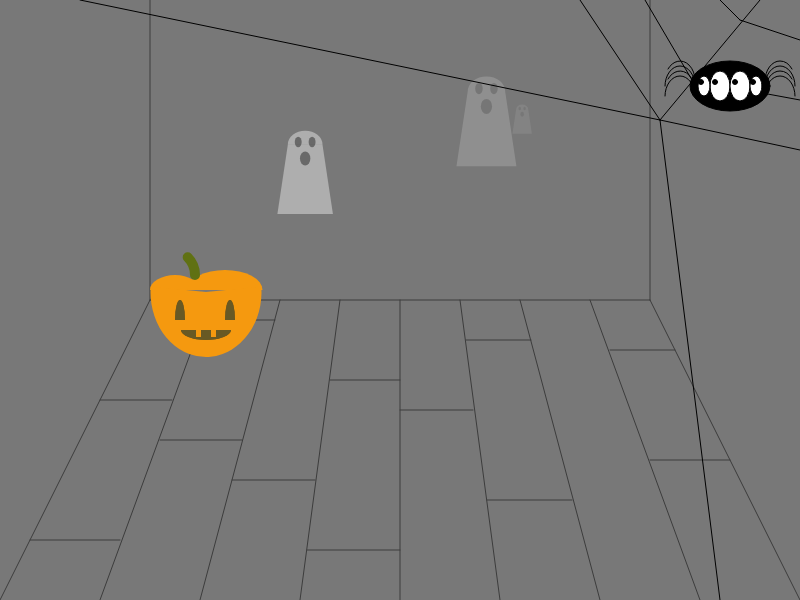
Frame 1 (no input)
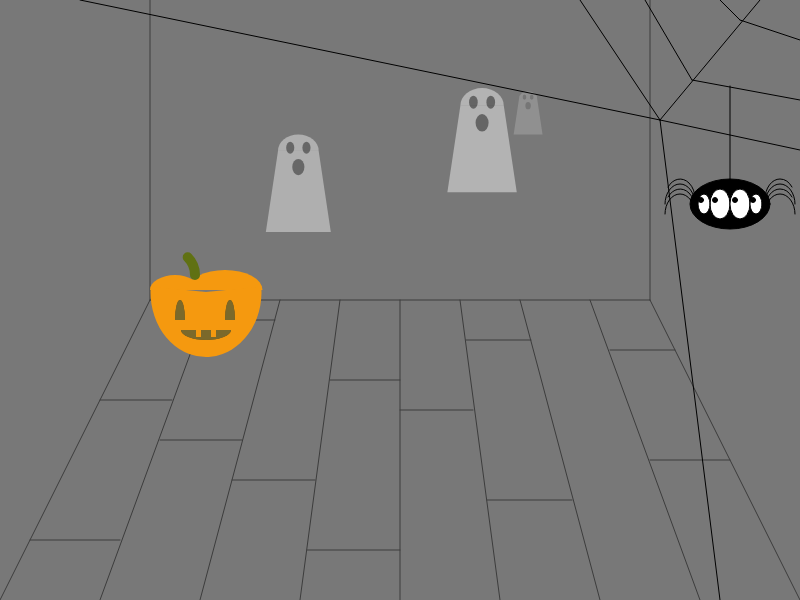
Frame 60 (no input)
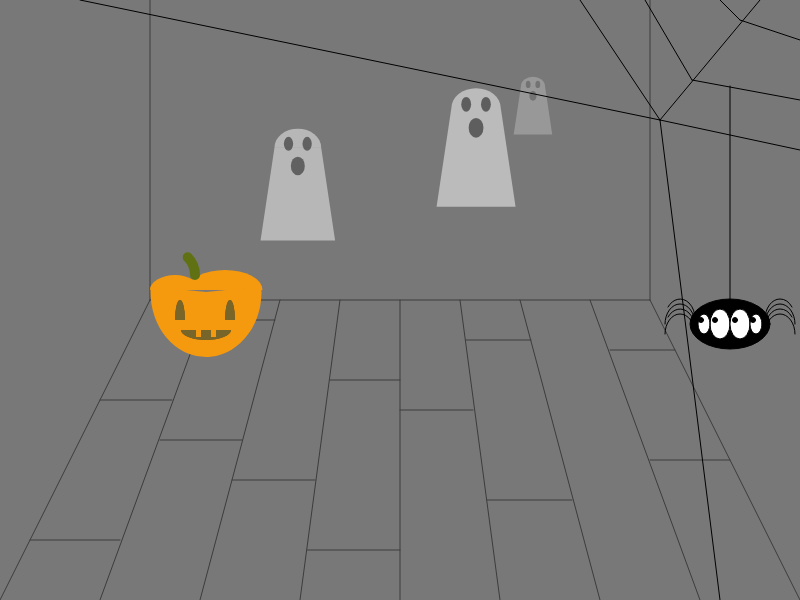
Frame 120 (the mouse pressed at the canvas centre since frame 60)

The p5.js sketch that drew these frames (run headless with seeded random() and noise() and a simulated clock; from frame 60 on, the mouse is pressed at the canvas centre):

// p5.js sketch
// ── sketch.js
let ghost1X, ghost1Y, ghost1Alpha, ghost1Scale;
let ghost2X, ghost2Y, ghost2Alpha, ghost2Scale;
let ghost3X, ghost3Y, ghost3Alpha, ghost3Scale;

const MIN_SPIDER_Y = 86;
const MAX_SPIDER_Y = 550;

let spiderX = 730;
let spiderY = MIN_SPIDER_Y;
let spiderSpeed = 2;

function setup() {
    createCanvas(800, 600);
    
    // Initial values for ghost 1
    ghost1X = random(200, 601);
    ghost1Y = random(50, 250);
    ghost1Scale = random(0.5);
    ghost1Alpha = random(0.5) * 255;

    // Initial values for ghost 2
    ghost2X = random(200, 601);
    ghost2Y = random(50, 250);
    ghost2Scale = random(0.5);
    ghost2Alpha = random(0.5) * 255;

    // Initial values for ghost 3
    ghost3X = random(200, 601);
    ghost3Y = random(50, 250);
    ghost3Scale = random(0.5);
    ghost3Alpha = random(0.5) * 255;
}

function draw() {
    // THE ROOM
    // lines for floor and walls worked out using free online graph paper
    background(120); 
    stroke(60);
    // Floor outline
    line(0, 600, 150, 300);
    line(150, 300, 650, 300);
    line(650, 300, 800, 600);
    // Back corners
    line(150, 0, 150, 300);
    line(650, 0, 650, 300);
    // Vertical floor lines
    line(100, 600, 210, 300);
    line(200, 600, 280, 300);
    line(300, 600, 340, 300);
    line(400, 600, 400, 300);
    line(500, 600, 460, 300);
    line(600, 600, 520, 300);
    line(700, 600, 590, 300);
    // Horizontal floor lines
    line(100, 400, 172, 400);
    line(30, 540, 120, 540);
    line(203, 320, 275, 320);
    line(160, 440, 242, 440);
    line(232, 480, 315, 480);
    line(330, 380, 400, 380);
    line(307, 550, 400, 550);
    line(400, 410, 473, 410);
    line(466, 340, 531, 340);
    line(487, 500, 572, 500);
    line(610, 350, 675, 350);
    line(650, 460, 730, 460);

    // THE PUMPKIN
    noStroke();
    fill(245, 153, 15);
    // Lid
    arc(175, 290, 50, 30, PI, TWO_PI);
    arc(225, 290, 75, 40, PI, TWO_PI);
    // Main body
    arc(206, 292, 111, 130, -0.1, PI + 0.1);
    // Eyes
    fill(0);
    arc(180, 320, 10, 40, PI, TWO_PI);
    arc(230, 320, 10, 40, PI, TWO_PI);
    // Mouth
    arc(206, 330, 50, 20, 0, PI);
    // Candle glow in eyes and mouth
    fill(255, 217, 90, 255 * random(0.4, 0.5));
    arc(180, 320, 10, 40, PI, TWO_PI);
    arc(230, 320, 10, 40, PI, TWO_PI);
    arc(206, 330, 50, 20, 0, PI);
    // Teeth
    fill(245, 153, 15);
    rect(196, 330, 5, 7);
    rect(211, 330, 5, 7);
    // stalk
    strokeWeight(10);
    stroke(96, 113, 19);
    noFill();
    arc(170, 275, 50, 50, TWO_PI - QUARTER_PI, TWO_PI); 
    strokeWeight(1);

    // GHOST 1
    // Head and body
    noStroke();
    fill(255, 255, 255, ghost1Alpha);
    let headWidth = 100 * ghost1Scale;
    let headHeight = 80 * ghost1Scale;
    let bodyHeight = 200 * ghost1Scale;
    let bodyWidth = 160 * ghost1Scale;
    arc(ghost1X, ghost1Y, headWidth, headHeight, PI, TWO_PI);
    quad(ghost1X - headWidth / 2, ghost1Y, ghost1X + headWidth / 2, ghost1Y, ghost1X + bodyWidth / 2, ghost1Y + bodyHeight, ghost1X - bodyWidth / 2, ghost1Y + bodyHeight);
    // Face
    let eyeWidth = 20 * ghost1Scale;
    let eyeHeight = 30 * ghost1Scale;
    let mouthWidth = 30 * ghost1Scale;
    let mouthHeight = 40 * ghost1Scale;
    fill(0, 0, 0, ghost1Alpha);
    ellipse(ghost1X - eyeWidth, ghost1Y - eyeHeight / 4, eyeWidth, eyeHeight);
    ellipse(ghost1X + eyeWidth, ghost1Y - eyeHeight / 4, eyeWidth, eyeHeight);
    ellipse(ghost1X, ghost1Y + mouthHeight, mouthWidth, mouthHeight);
    
    // Update ghost 1
    ghost1X += random(-2, 2);
    ghost1Y += random(-2, 2);
    ghost1Scale += 0.001;
    ghost1Alpha = ghost1Scale * 255;

    // GHOST 2
    fill(255, 255, 255, ghost2Alpha);
    headWidth = 100 * ghost2Scale;
    headHeight = 80 * ghost2Scale;
    bodyHeight = 200 * ghost2Scale;
    bodyWidth = 160 * ghost2Scale;
    arc(ghost2X, ghost2Y, headWidth, headHeight, PI, TWO_PI);
    quad(ghost2X - headWidth / 2, ghost2Y, ghost2X + headWidth / 2, ghost2Y, ghost2X + bodyWidth / 2, ghost2Y + bodyHeight, ghost2X - bodyWidth / 2, ghost2Y + bodyHeight);
    // Face
    eyeWidth = 20 * ghost2Scale;
    eyeHeight = 30 * ghost2Scale;
    mouthWidth = 30 * ghost2Scale;
    mouthHeight = 40 * ghost2Scale;
    fill(0, 0, 0, ghost2Alpha);
    ellipse(ghost2X - eyeWidth, ghost2Y - eyeHeight / 4, eyeWidth, eyeHeight);
    ellipse(ghost2X + eyeWidth, ghost2Y - eyeHeight / 4, eyeWidth, eyeHeight);
    ellipse(ghost2X, ghost2Y + mouthHeight, mouthWidth, mouthHeight);

    // Update ghost 2
    ghost2X += random(-2, 2);
    ghost2Y += random(-2, 2);
    ghost2Scale += 0.001;
    ghost2Alpha = ghost2Scale * 255;

    // GHOST 3
    fill(255, 255, 255, ghost3Alpha);
    headWidth = 100 * ghost3Scale;
    headHeight = 80 * ghost3Scale;
    bodyHeight = 200 * ghost3Scale;
    bodyWidth = 160 * ghost3Scale;
    arc(ghost3X, ghost3Y, headWidth, headHeight, PI, TWO_PI);
    quad(ghost3X - headWidth / 2, ghost3Y, ghost3X + headWidth / 2, ghost3Y, ghost3X + bodyWidth / 2, ghost3Y + bodyHeight, ghost3X - bodyWidth / 2, ghost3Y + bodyHeight);
    // Face
    eyeWidth = 20 * ghost3Scale;
    eyeHeight = 30 * ghost3Scale;
    mouthWidth = 30 * ghost3Scale;
    mouthHeight = 40 * ghost3Scale;
    fill(0, 0, 0, ghost3Alpha);
    ellipse(ghost3X - eyeWidth, ghost3Y - eyeHeight / 4, eyeWidth, eyeHeight);
    ellipse(ghost3X + eyeWidth, ghost3Y - eyeHeight / 4, eyeWidth, eyeHeight);
    ellipse(ghost3X, ghost3Y + mouthHeight, mouthWidth, mouthHeight);

    // Update ghost 3
    ghost3X += random(-2, 2);
    ghost3Y += random(-2, 2);
    ghost3Scale += 0.001;
    ghost3Alpha = ghost3Scale * 255;

    // SPIDER
    // Web
    stroke(0);
    line(580, 0, 660, 120);
    line(660, 120, 800, 150);
    line(660, 120, 760, 0);
    line(645, 0, 692, 80);
    line(692, 80, 800, 100);
    line(720, 0, 740, 20);
    line(740, 20, 800, 40);
    line(80, 0, 660, 120);
    line(660, 120, 720, 600);
    line(spiderX, MIN_SPIDER_Y, spiderX, spiderY);
    // Spider
    fill(0);
    ellipse(spiderX, spiderY, 80, 50);
    noFill();
    arc(spiderX - 50, spiderY - 5, 30, 40, PI + QUARTER_PI, TWO_PI);
    arc(spiderX + 50, spiderY - 5, 30, 40, PI, TWO_PI - QUARTER_PI);
    arc(spiderX - 50, spiderY, 30, 40, PI, TWO_PI);
    arc(spiderX + 50, spiderY, 30, 40, PI, TWO_PI);
    arc(spiderX - 50, spiderY + 5, 30, 40, PI + QUARTER_PI, TWO_PI);
    arc(spiderX + 50, spiderY + 5, 30, 40, PI, TWO_PI - QUARTER_PI);
    arc(spiderX - 50, spiderY + 10, 30, 40, PI, TWO_PI);
    arc(spiderX + 50, spiderY + 10, 30, 40, PI, TWO_PI);
    // Eyes
    fill(255);
    ellipse(spiderX - 10, spiderY, 20, 30);
    ellipse(spiderX + 10, spiderY, 20, 30);
    ellipse(spiderX - 26, spiderY, 12, 20);
    ellipse(spiderX + 26, spiderY, 12, 20);
    fill(0);
    circle(constrain(mouseX, spiderX-15, spiderX-5), constrain(mouseY, spiderY-4, spiderY+4), 5);
    circle(constrain(mouseX, spiderX+5, spiderX+15), constrain(mouseY, spiderY-4, spiderY+4), 5);
    circle(constrain(mouseX, spiderX-29, spiderX-23), constrain(mouseY, spiderY-4, spiderY+4), 5);
    circle(constrain(mouseX, spiderX+23, spiderX+29), constrain(mouseY, spiderY-4, spiderY+4), 5);
    
    // Update spider
    if (spiderY < MIN_SPIDER_Y || spiderY > MAX_SPIDER_Y) {
        if (spiderSpeed > 0) {
            spiderSpeed = -1;
        } else {
            spiderSpeed = 2;
        }
        spiderY += spiderSpeed;
    }
    spiderY += spiderSpeed;
}

function keyPressed() {
    // Reset to initial values for ghost 1
    ghost1X = random(200, 601);
    ghost1Y = random(50, 250);
    ghost1Scale = random(0.5);
    ghost1Alpha = random(0.5) * 255;

    // Reset to initial values for ghost 2
    ghost2X = random(200, 601);
    ghost2Y = random(50, 250);
    ghost2Scale = random(0.5);
    ghost2Alpha = random(0.5) * 255;

    // Reset to initial values for ghost 3
    ghost3X = random(200, 601);
    ghost3Y = random(50, 250);
    ghost3Scale = random(0.5);
    ghost3Alpha = random(0.5) * 255;

    // Reset the spider
    spiderY = MIN_SPIDER_Y;
}

// ── halloweenV1.html
<!DOCTYPE html>
<html lang="en">
  <head>
    <meta charset="utf-8" />
    <meta name="viewport" content="width=device-width, initial-scale=1.0">

    <title>W4 Lecture 1 - halloweenV1</title>

    <link rel="stylesheet" type="text/css" href="./lib/main-styles.css">

    <script src="./lib/p5.js"></script>
  </head>

  <body>
    <script src="sketch.js"></script>
  </body>
</html>
